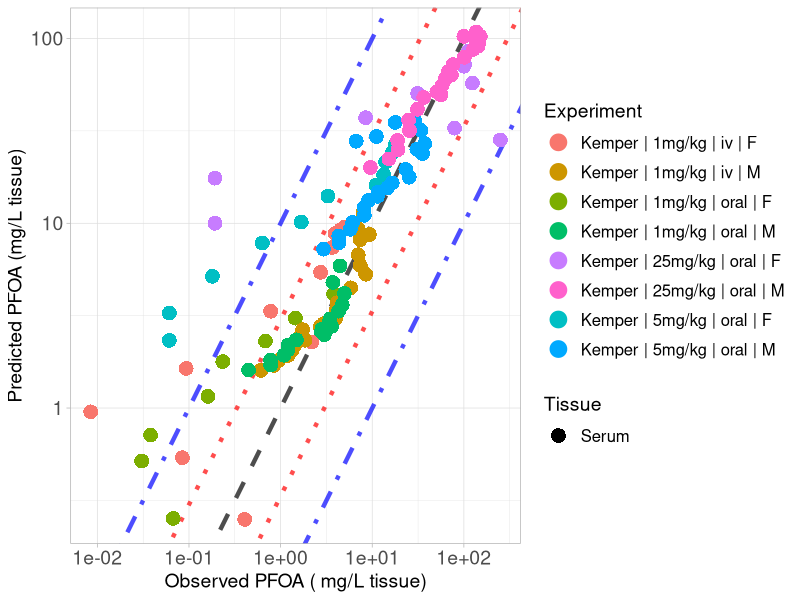

The R script that drew this image:
library(ggplot2)

#setwd("C:/Users/ptsir/Documents/GitHub/PFAS_PBK_models/PFOA inhalation Rat/Validation/Validation_results")
setwd("/Users/eviepapakyriakopoulou/Documents/GitHub/PFAS_PBK_models/PFOA inhalation Rat/Validation/Validation_Scenario24m")

# Load Results 

# 
Kemper_serum_results <- read.csv("Kemper_2003_serum_results.csv", header = T)
Kemper_iv_F_1 <- Kemper_serum_results[Kemper_serum_results$Dose == 1 & Kemper_serum_results$Type == "iv" &
                               Kemper_serum_results$sex == "F", ]
Kemper_iv_F_1$Experiment <- "Kemper | 1mg/kg | iv | F"

Kemper_oral_F_1 <- Kemper_serum_results[Kemper_serum_results$Dose == 1 & Kemper_serum_results$Type == "oral" &
                                 Kemper_serum_results$sex == "F", ]
Kemper_oral_F_1$Experiment <- "Kemper | 1mg/kg | oral | F"

Kemper_oral_F_5 <- Kemper_serum_results[Kemper_serum_results$Dose == 5 & Kemper_serum_results$Type == "oral" &
                                 Kemper_serum_results$sex == "F", ]
Kemper_oral_F_5$Experiment <- "Kemper | 5mg/kg | oral | F"
Kemper_oral_F_25 <- Kemper_serum_results[Kemper_serum_results$Dose == 25 & Kemper_serum_results$Type == "oral" &
                                  Kemper_serum_results$sex == "F", ]
Kemper_oral_F_25$Experiment <- "Kemper | 25mg/kg | oral | F"

Kemper_iv_M_1 <- Kemper_serum_results[Kemper_serum_results$Dose == 1 & Kemper_serum_results$Type == "iv" &
                               Kemper_serum_results$sex == "M", ]
Kemper_iv_M_1$Experiment <- "Kemper | 1mg/kg | iv | M"

Kemper_oral_M_1 <- Kemper_serum_results[Kemper_serum_results$Dose == 1 & Kemper_serum_results$Type == "oral" &
                                 Kemper_serum_results$sex == "M", ]
Kemper_oral_M_1$Experiment <- "Kemper | 1mg/kg | oral | M"

Kemper_oral_M_5 <- Kemper_serum_results[Kemper_serum_results$Dose == 5 & Kemper_serum_results$Type == "oral" &
                                 Kemper_serum_results$sex == "M", ]
Kemper_oral_M_5$Experiment <- "Kemper | 5mg/kg | oral | M"
Kemper_oral_M_25 <- Kemper_serum_results[Kemper_serum_results$Dose == 25 & Kemper_serum_results$Type == "oral" &
                                  Kemper_serum_results$sex == "M", ]
Kemper_oral_M_25$Experiment <- "Kemper | 25mg/kg | oral | M"
# 
# Kudo_high <- Kudo_results[Kudo_results$Dose == 16.560, ] 
# Kudo_high$Experiment <-  "Kudo | 16mg/kg | iv"
# 
# Kim_results <- read.csv("Kim_results.csv", header = T)
# Kim_iv <- Kim_results[Kim_results$Type == "iv",]
# Kim_iv$Experiment <-  "Kim | 1mg/kg | iv"
# 
# Kim_oral <- Kim_results[Kim_results$Type == "oral",]
# Kim_oral$Experiment <-  "Kim | 1mg/kg | oral"


Experiment <- scales::hue_pal()(8)

names(Experiment) <- unique(c( Kemper_iv_F_1$Experiment, Kemper_iv_M_1$Experiment,
                              Kemper_oral_F_1$Experiment,Kemper_oral_M_1$Experiment, Kemper_oral_F_5$Experiment, 
                               
                               Kemper_oral_M_5$Experiment,  Kemper_oral_F_25$Experiment, Kemper_oral_M_25$Experiment))



scatter_plot <- ggplot()+
  geom_abline(intercept = log10(1), slope = 1, linetype = "dashed", color = "black", linewidth = 1.5, alpha = 0.7) +  # Identity line in log10 scale
  geom_abline(intercept = log10(3), slope = 1, linetype = "dotted", color = "red", linewidth = 1.5, alpha = 0.7) +  # +3-fold error line
  geom_abline(intercept = log10(1/3), slope = 1, linetype = "dotted", color = "red", linewidth = 1.5, alpha = 0.7) +  # -3-fold error line
  geom_abline(intercept = log10(10), slope = 1, linetype = "dotdash", color = "blue", linewidth = 1.5, alpha = 0.7) +  # +10-fold error line
  geom_abline(intercept = log10(1/10), slope = 1, linetype = "dotdash", color = "blue", linewidth = 1.5, alpha = 0.7) +  # -10-fold error line
  geom_point(data = Kemper_iv_F_1, aes(x=Observed, y=Predicted, color = Experiment, shape = Tissue), size=4, stroke = 1.5)+
  geom_point(data = Kemper_oral_F_1, aes(x=Observed, y=Predicted, color = Experiment, shape = Tissue), size=4, stroke = 1.5)+
  geom_point(data = Kemper_oral_F_5, aes(x=Observed, y=Predicted, color = Experiment, shape = Tissue), size=4, stroke = 1.5)+
  geom_point(data = Kemper_oral_F_25, aes(x=Observed, y=Predicted, color = Experiment, shape = Tissue), size=4, stroke = 1.5)+
  geom_point(data = Kemper_iv_M_1, aes(x=Observed, y=Predicted, color = Experiment, shape = Tissue), size=4, stroke = 1.5)+
  geom_point(data = Kemper_oral_M_1, aes(x=Observed, y=Predicted, color = Experiment, shape = Tissue), size=4, stroke = 1.5)+
  geom_point(data = Kemper_oral_M_5, aes(x=Observed, y=Predicted, color = Experiment, shape = Tissue), size=4, stroke = 1.5)+
  geom_point(data = Kemper_oral_M_25, aes(x=Observed, y=Predicted, color = Experiment, shape = Tissue), size=4, stroke = 1.5)+
  scale_y_log10()+
  scale_x_log10()+
  scale_color_manual(values = Experiment)+
  theme(legend.spacing.y = unit(1, 'cm')) +
  guides(fill = guide_legend(byrow = TRUE))+
  theme_light()+
  labs(y = "Predicted PFOA (mg/L tissue)",
       x = "Observed PFOA ( mg/L tissue)")+
  theme(plot.title = element_text(hjust = 0.5),
        legend.key.size = unit(0.75, 'cm'),  
        legend.title = element_text(size=14),
        legend.text = element_text(size=12,  hjust = 0),
        axis.text = element_text(size = 14),
        axis.title = element_text(size = 14),
        )

#print(scatter_plot)

ggsave("validation_plot_PFOA_serum.png", scatter_plot, width = 11, height = 7, units = "in", dpi = 300)
